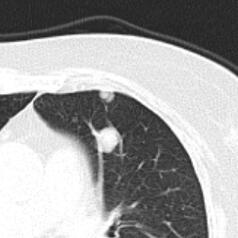
%> input picture 图像分割实验图像/53.jpg, 238 x 238 px
$ octave K_J.m   (GNU Octave 9; MATLAB toolbox functions it lacks are replaced by stand-ins)
%> lines starting %> are read from the running program, lines starting %| are printed output that depends on the picture; in (x1, y1, x2, y2) boxes, pixels count from 0 and x2, y2 are one past the last pixel; in counts of white or black regions, pixels touching at a corner belong together; the program's own positions count from 1; long printed decimals are rounded
### kmeans.m
function [C, label, J] = kmeans(I, k)
[m, n, p] = size(I);
X = reshape(double(I), m*n, p);
rng('default');
C = X(randperm(m*n, k), :);
J_prev = inf; iter = 0; J = []; tol = 1e-2;
while true,
    iter = iter + 1;
    dist = sum(X.^2, 2)*ones(1, k) + (sum(C.^2, 2)*ones(1, m*n))' - 2*X*C';
    [~, label] = min(dist, [], 2) ;
    for i = 1:k,
       C(i, :) = mean(X(label == i , :));
    end
    J_cur = sum(sum((X - C(label, :)).^2, 2));
    J = [J, J_cur];
    display(sprintf('#iteration: %03d, objective fcn: %f', iter, J_cur));
    if norm(J_cur-J_prev, 'fro') < tol,
        break;
    end
    J_prev = J_cur;
end

### K_J.m
clear all; close all;
tic
I = imread('53.jpg');
%> I is the input picture: size 238x238x3 uint8; min 29, max 255, mean 160.3
 I=rgb2gray(I);
%> I: size 238x238 uint8
[m, n, p] = size(I);
%> m = 238; n = 238; p = 1
% [m, n] = size(I);
k = 6;%聚类种数
[C, label, J] = kmeans(I, k);
%> the loop in kmeans, `while true,` made 19 passes
%> (J_cur, J_prev) on passes 6 to 17: (3343471.2, 3343471.2), (3209746.1, 3209746.1), (3130170.9, 3130170.9), (3081775.1, 3081775.1), (3044778.1, 3044778.1), (3012427.5, 3012427.5), (2994851.6, 2994851.6), (2981403.4, 2981403.4), (2974387.4, 2974387.4), (2961602.6, 2961602.6), (2958898.8, 2958898.8), (2952226.8, 2952226.8)
%> (J_cur, J, J_prev) on passes 1 to 5: (6001665.4, 6001665.4, 6001665.4), (5072222.4, [6001665.4 5072222.4], 5072222.4), (4377027.2, [6001665.4 5072222.4 4377027.2], 4377027.2), (3862369.8, [6001665.4 5072222.4 4377027.2 3862369.8], 3862369.8), (3537593.4, [6001665.4 5072222.4 4377027.2 3862369.8 3537593.4], 3537593.4)
%| #iteration: 001, objective fcn: 6001665.365
%| #iteration: 002, objective fcn: 5072222.400
%| #iteration: 003, objective fcn: 4377027.242
%| #iteration: 004, objective fcn: 3862369.827
%| #iteration: 005, objective fcn: 3537593.418
%| #iteration: 006, objective fcn: 3343471.219
%| #iteration: 007, objective fcn: 3209746.068
%| #iteration: 008, objective fcn: 3130170.905
%> (further printed lines are left out)
%> after the loop in kmeans, `while true,`: C = [160.8; 230.3; 44.61; 250.7; 96.96; 68.72]; J = 19 values, max 6001665.4 at index 1, min 2950243.4 at index 18, mean 3441952.9; iter = 19
%> C = [160.8; 230.3; 44.61; 250.7; 96.96; 68.72]
I_seg = reshape(C(label, :), m, n, p);
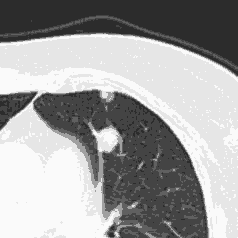
%> I_seg: size 238x238 double; min 44.61, max 250.7, mean 160.3
A = reshape(label==2, [m n]); %label为每个类，此句显示每个类
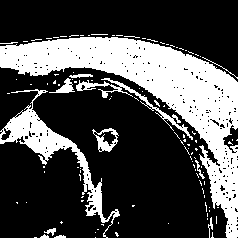
%> A: size 238x238 logical; 30% white; 108 white regions (95 under 20 px), largest, box (x1, y1, x2, y2) and area: (0, 37, 238, 238) 12505, (0, 89, 120, 238) 2624, (76, 78, 193, 140) 686
% I_seg = reshape(C(label, :), m, n);
figure, imshow(I, []), title('原图')
figure, imshow(uint8(I_seg), []), title('聚类图')
%> after `imshow(uint8(I_seg), [])`:
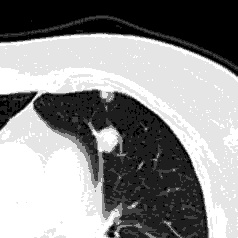
%> displayed picture: size 238x238, on the screen's scale of 0 to 255; min 0, max 255, mean 142.9
%figure,imshow(uint8(A), []), title('类n二值化图白色为类')
figure
plot(1:length(J), J), xlabel('#iterations')
%> after `xlabel('#iterations')`:
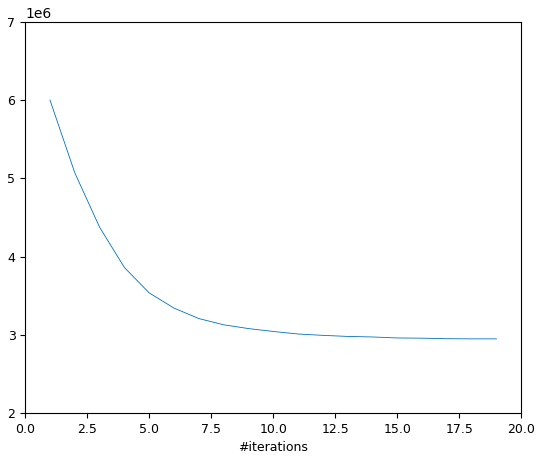
%> figure redrawn from the program's plot data; curve peaks at x = 1, y = 6001665.4
C % 聚类中心坐标
%> C = [160.8; 230.3; 44.61; 250.7; 96.96; 68.72]
% plot(C(:,1),C(:,2),'kx','MarkerSize',14,'LineWidth',4)
% I
% [i,j]=find(I==C(1,1));

toc

$ run again, with 图像分割实验图像/1.jpg copied over 图像分割实验图像/53.jpg
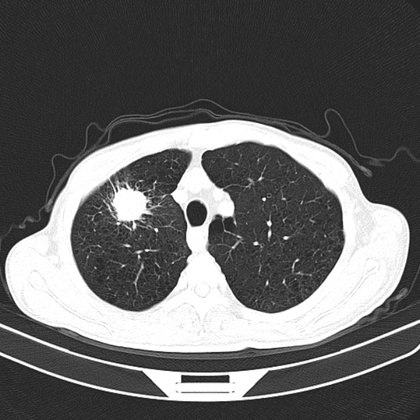
%> input picture 图像分割实验图像/1.jpg, 420 x 420 px, shrunk from 631 x 631 before the run
%> I is the input picture: size 420x420x3 uint8; min 20, max 255, mean 101.1
%> I: size 420x420 uint8
%> the loop in kmeans, `while true,` made 21 passes
%> (J_cur, J_prev) on passes 6 to 13: (8714099.3, 8714099.3), (8181912, 8181912), (7771639.3, 7771639.3), (7479299.2, 7479299.2), (7263072.5, 7263072.5), (7082715.2, 7082715.2), (6945108.8, 6945108.8), (6862351.1, 6862351.1)
%> (printed output is left out)
%> after the loop in kmeans, `while true,`: C = [231.5; 99.72; 64.62; 252.6; 162.8; 44.09]; J = 21 values, max 10833961 at index 1, min 6659484.2 at index 20, mean 7774089.1; iter = 21
%> `[C, label, J] = kmeans(I, k);`: C = [231.5; 99.72; 64.62; 252.6; 162.8; 44.09]
%> `A = reshape(label==2, [m n]);`:
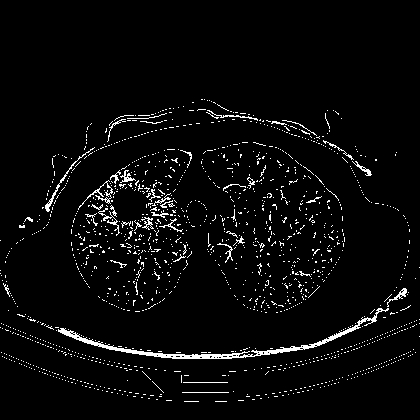
%> A: size 420x420 logical; 3.8% white in thin lines or dots, all inside (x1, y1, x2, y2) = (0, 99, 420, 402)
%> `xlabel('#iterations')`:
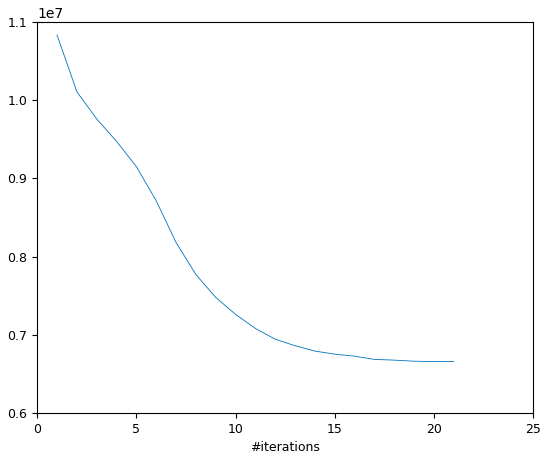
%> figure redrawn from the program's plot data; curve peaks at x = 1, y = 10833961

$ run again, with 图像分割实验图像/10.jpg copied over 图像分割实验图像/53.jpg
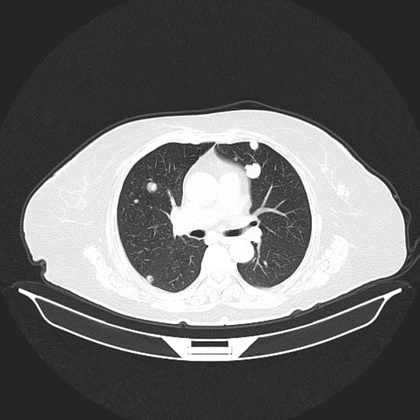
%> input picture 图像分割实验图像/10.jpg, 420 x 420 px, shrunk from 631 x 631 before the run
%> I is the input picture: size 420x420x3 uint8; min 22, max 255, mean 102.8
%> I: size 420x420 uint8
%> the loop in kmeans, `while true,` made 10 passes
%> (J_cur, J, J_prev) on passes 1 to 5: (18206761.8, 18206761.8, 18206761.8), (17734452.6, [18206761.8 17734452.6], 17734452.6), (17534663.5, [18206761.8 17734452.6 17534663.5], 17534663.5), (17373276.6, [18206761.8 17734452.6 17534663.5 17373276.6], 17373276.6), (17261242.5, [18206761.8 17734452.6 17534663.5 17373276.6 17261242.5], 17261242.5)
%> (printed output is left out)
%> after the loop in kmeans, `while true,`: C = [249; 226.8; 81.64; NaN; NaN; 43.56]; iter = 10
%> `[C, label, J] = kmeans(I, k);`: C = [249; 226.8; 81.64; NaN; NaN; 43.56]; J = [18206761.8 17734452.6 17534663.5 17373276.6 17261242.5 17172107.1 17090171.9 17055928.3 17054383.4 17054383.4]
%> `A = reshape(label==2, [m n]);`:
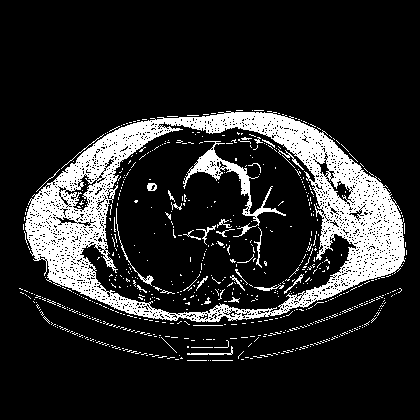
%> A: size 420x420 logical; 15.1% white; 696 white regions (663 under 20 px), largest, box (x1, y1, x2, y2) and area: (25, 111, 405, 322) 21666, (183, 141, 286, 237) 1325, (116, 208, 154, 286) 156
%> `xlabel('#iterations')`:
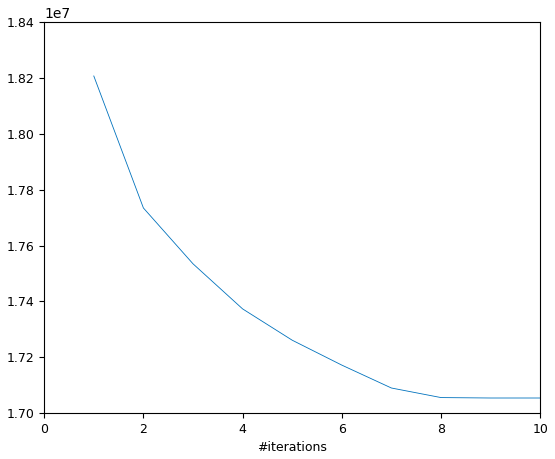
%> figure redrawn from the program's plot data; curve peaks at x = 1, y = 18206761.8
%> `C`: C = [249; 226.8; 81.64; NaN; NaN; 43.56]

$ run again, with 图像分割实验图像/16.jpg copied over 图像分割实验图像/53.jpg
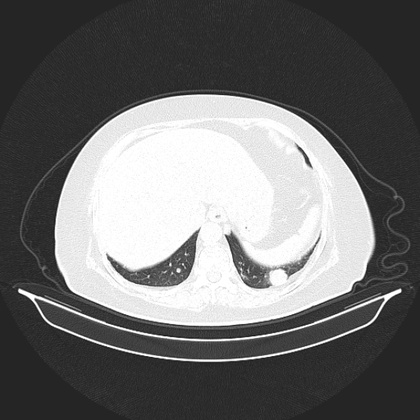
%> input picture 图像分割实验图像/16.jpg, 420 x 420 px, shrunk from 552 x 552 before the run
%> I is the input picture: size 420x420x3 uint8; min 16, max 255, mean 110.8
%> I: size 420x420 uint8
%> the loop in kmeans, `while true,` made 17 passes
%> (J_cur, J_prev) on passes 6 to 13: (5898244.6, 5898244.6), (5801234.7, 5801234.7), (5746183.7, 5746183.7), (5706923.9, 5706923.9), (5658858.3, 5658858.3), (5635942.7, 5635942.7), (5618148.8, 5618148.8), (5606544.4, 5606544.4)
%> (printed output is left out)
%> after the loop in kmeans, `while true,`: C = [162.7; 251.5; 95.99; 62.38; 231.4; 42.4]; J = 17 values, max 12997520.6 at index 1, min 5578833.3 at index 16, mean 6478703; iter = 17
%> `[C, label, J] = kmeans(I, k);`: C = [162.7; 251.5; 95.99; 62.38; 231.4; 42.4]
%> `A = reshape(label==2, [m n]);`:
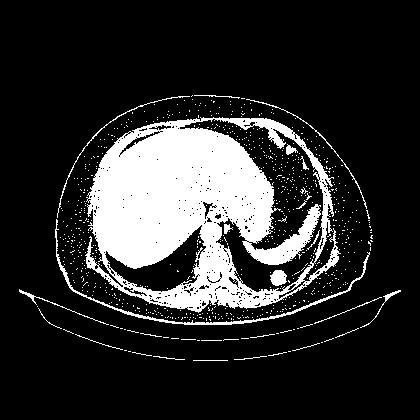
%> A: size 420x420 logical; 17.5% white; 725 white regions (699 under 20 px), largest, box (x1, y1, x2, y2) and area: (85, 117, 341, 313) 27189, (55, 219, 370, 325) 1016, (57, 96, 190, 218) 240
%> `xlabel('#iterations')`:
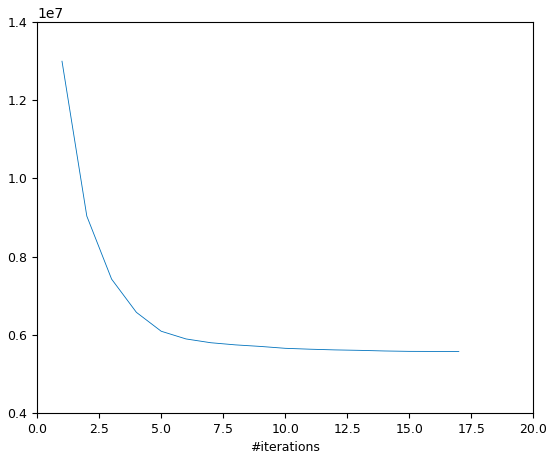
%> figure redrawn from the program's plot data; curve peaks at x = 1, y = 12997520.6
